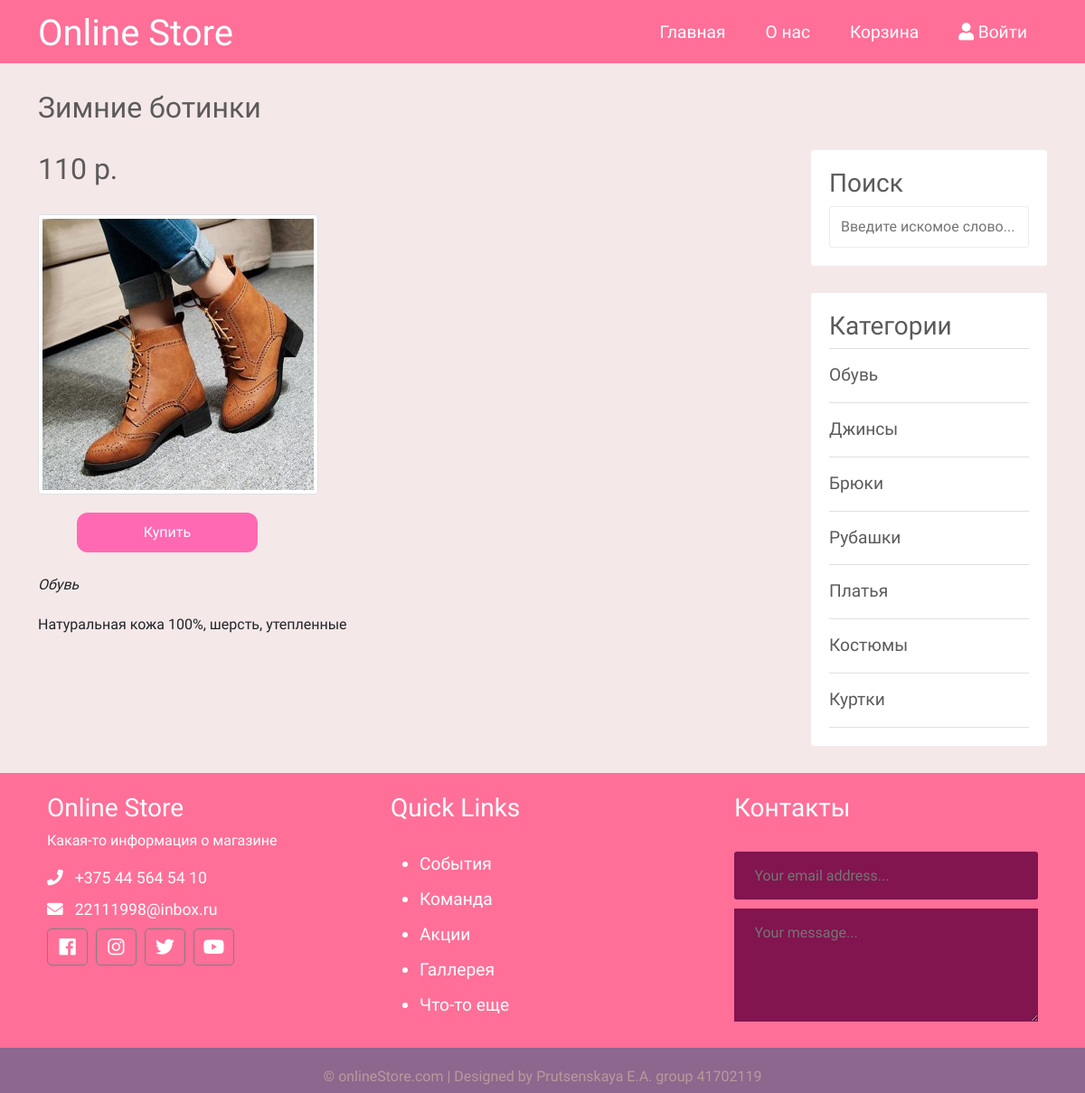
The page /single.php?good=15 on the database its author committed.
### tables this page shows
CREATE TABLE `goods` (
  `id` int NOT NULL,
  `title` varchar(255) NOT NULL,
  `price` varchar(255) NOT NULL,
  `img` varchar(255) NOT NULL,
  `content` varchar(255) NOT NULL,
  `id_topic` int DEFAULT NULL
);

CREATE TABLE `topics` (
  `id` int NOT NULL,
  `name` varchar(255) NOT NULL,
  `description` text NOT NULL
);

### app/database/db.php (called while the page is built, shortened)
<?php
require 'connect.php';
function dbCheckError($query){
    $errInfo = $query->errorInfo();
    return true;
}
function selectAll($table, $params = []){
    global $pdo;
    $sql = "SELECT * FROM $table";
    $query = $pdo->prepare($sql);
    $query->execute();
    return $query->fetchAll();
}
function selectPostFromPostsWithUsersOnSingle($table1, $table2, $id){
    global $pdo;
    $sql = "SELECT p.*, u.name FROM $table1 AS p JOIN $table2 AS u ON p.id_topic = u.id WHERE p.id=$id";
    $query = $pdo->prepare($sql);
    $query->execute();
    return $query->fetch();
}

### app/controllers/topics.php (called while the page is built, shortened)
<?php
include "e:/serverAmpps/Ampps/www/OnlineStore/app/database/db.php";
$topics = selectAll('topics');

### single.php (the view, shortened to what this page needs)
<?php
include "app/controllers/topics.php";
$good = selectPostFromPostsWithUsersOnSingle('goods', 'topics', $_GET['good']);
?>
<!doctype html>
<html lang="en">
<head>
    <link href="https://cdn.jsdelivr.net/npm/bootstrap@5.0.0-beta2/dist/css/bootstrap.min.css" rel="stylesheet">
    <link rel="stylesheet" href="https://use.fontawesome.com/releases/v5.7.2/css/all.css"
>
    <link rel="stylesheet" href="assets/css/style.css">
</head>
<body>
<?php include("app/include/header.php"); ?>
<div class="container">
    <div class="content row">
        <div class="main-content col-md-9 col-12">
            <h2><?php echo $good['title']; ?></h2>
            <h2><?php echo $good['price'] . ' р.'; ?></h2>
            <div class="single_post row">
                <div class="img col-12">
                    <img src="<?="http://localhost/OnlineStore/" . 'assets/images/products/' . $good['img'] ?>" alt="<?=$good['title']?>" class="img-thumbnail">
                </div>
                <button class="buy-btn" style = "width: 200px; margin-top: 20px; margin-left: 55px;">Купить</button>
                <div class="info">
                    <i> <?=$good['name'];?></i>
                </div>
                <div class="single_post_text col-12">
                    <?=$good['content'];?>
                </div>
            </div>
        </div>
        <div class="sidebar col-md-3 col-12">
            <div class="section search">
						<h3>Поиск</h3>
						<form action="search.php" method="post">
							<input
								type="text"
								name="search-term"
								class="text-input"
								placeholder="Введите искомое слово..."
							/>
						</form>
					</div>
            <div class="section topics">
                <h3>Категории</h3>
                <ul>
                    <?php foreach ($topics as $key => $topic): ?>
                        <li>
                            <a href="<?="http://localhost/OnlineStore/" . 'category.php?id=' . $topic['id']; ?>"><?=$topic['name']; ?></a>
                        </li>
                    <?php endforeach; ?>
                </ul>
            </div>
        </div>
    </div>
</div>
<?php include("app/include/footer.php"); ?>
</body>
</html>

### assets/css/style.css (style rules this page uses)
* { font-family: 'Comfortaa', cursive; }
html, h1, h2, h3, h4, h5, h6 { color: #5c5b5b; }
body { background: #f5e8e8; }
a { text-decoration: none; color: inherit; }
input { padding: 10px 12px; display: block; width: 100%; border-radius: 3px; border: 1px solid #ececec; line-height: 1.5rem; color: #444444; font-size: 1rem; }
.main-content h2 { margin: 30px 0; }
.search { margin-top: 96px; }
.sidebar .section { background: #ffffff; padding: 20px; border-radius: 3px; margin-bottom: 30px; }
.sidebar .topics ul { margin: 0px; padding: 0px; list-style: none; border-top: 1px solid #e0e0e0; }
.sidebar .topics ul li a { display: block; padding: 15px 0px 15px 0px; border-bottom: 1px solid #e0e0e0; transition: all 0.3s; text-decoration: none; font-weight: 500; color: #5c5b5b; font-size: 1.2em; }
.single_post { margin-bottom: 30px; }
.single_post .info { margin: 20px 0; }
.single_post .info i { display: inline-block; margin-right: 20px; }
.buy-btn { background-color: #ff69b4; color: white; border: none; padding: 10px 10px; text-align: center; text-decoration: none; display: inline-block; font-size: 16px; margin: 4px 2px; transition-duration: 0.4s; cursor: pointer; border-radius: 12px; margin-top: auto; }

### rows shown on the page
goods: title "Зимние ботинки", price "110", img (picture), id_topic.name "Обувь", content "Натуральная кожа 100%, шерсть, утепленные"
topics: name "Обувь"
topics: name "Джинсы"
topics: name "Брюки"
topics: name "Рубашки"
topics: name "Платья"
topics: name "Костюмы"
topics: name "Куртки"
